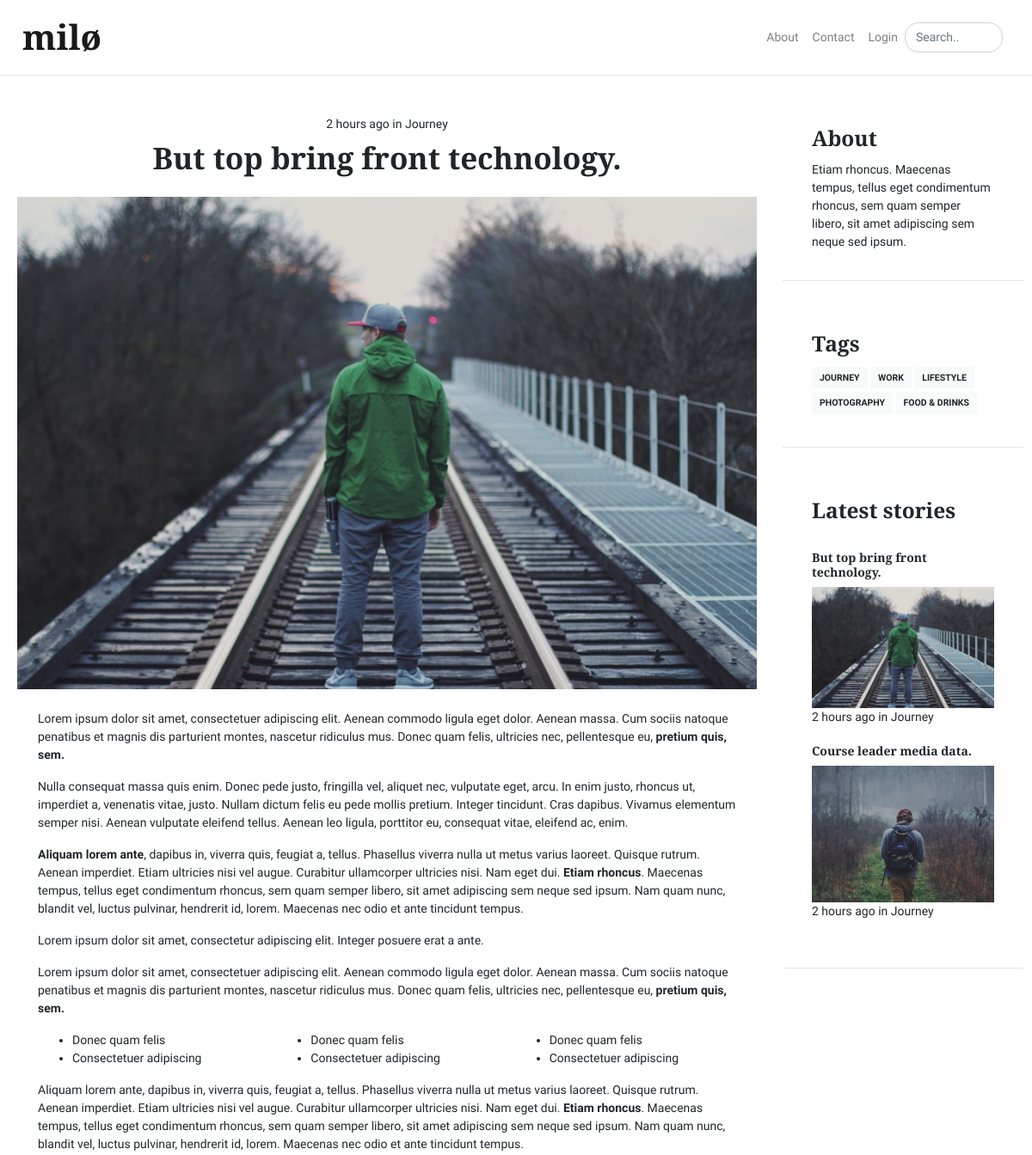
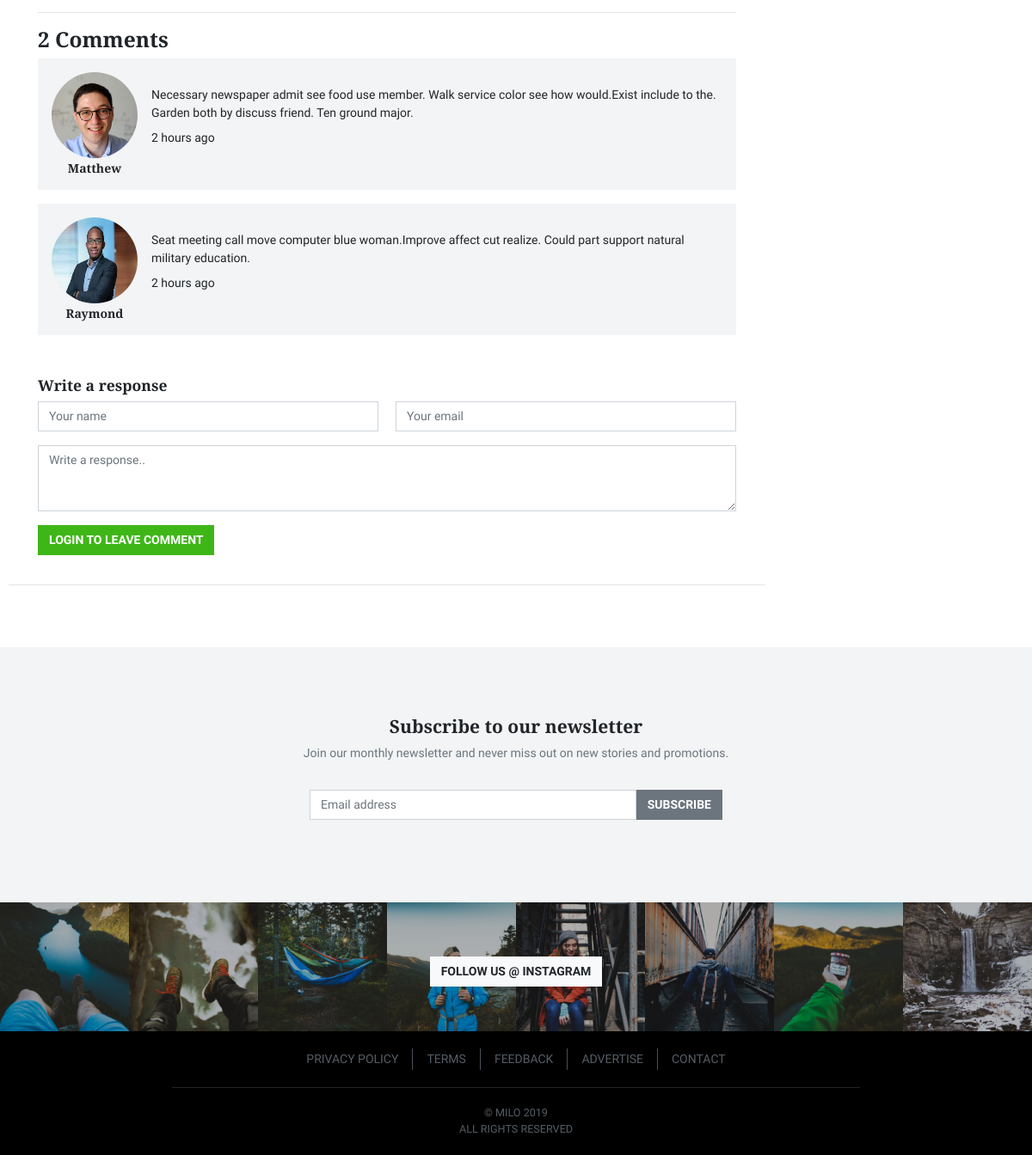
Page /blogs/40 on the committed database (2 pictures, top to bottom).
### miloblog/models.py (models this page shows, shortened)
class BlogPost(db.Model):
    __tablename__ = 'blogpost'
    users = db.relationship(User)
    id = db.Column(db.Integer, primary_key=True)
    user_id = db.Column(db.Integer, db.ForeignKey('users.id'), nullable=False)
    date = db.Column(db.DateTime, nullable=False, default=datetime.now)
    title = db.Column(db.String(140), nullable=False)
    main_image = db.Column(db.String(64), nullable=False, default='default_article.png')
    short_description = db.Column(db.Text, nullable=False)
    category = db.Column(db.Enum(BlogCategory), default=BlogCategory.blank, nullable=False)
    text = db.Column(db.Text, nullable=False)

class Comment(db.Model):
    __tablename__ = 'comment'
    id = db.Column(db.Integer, primary_key=True)
    user_id = db.Column(db.Integer, db.ForeignKey('users.id'), nullable=True)
    blog = db.Column(db.Integer, db.ForeignKey('blogpost.id'), nullable=False)
    approved = db.Column(db.Boolean, default=0)
    reply_to = db.Column(db.Integer, db.ForeignKey('comment.id'), nullable=True, default=-1)
    date = db.Column(db.DateTime, nullable=False, default=datetime.now)
    text = db.Column(db.Text(512), nullable=False)

class User(db.Model, UserMixin):
    __tablename__ = 'users'
    id = db.Column(db.Integer, primary_key=True)
    profile_image = db.Column(db.String(64), nullable=False, default='default_profile.png')
    email = db.Column(db.String(64))
    username = db.Column(db.String(64), unique=True, index=True)
    first_name = db.Column(db.String(64), nullable=True, default='')
    last_name = db.Column(db.String(64), nullable=True, default='')
    status = db.Column(db.Enum(UserStatus), nullable=False, default=UserStatus.active)
    password_hash = db.Column(db.String(128))
    posts = db.relationship('BlogPost', backref='author')
    comments = db.relationship('Comment', backref='author')
    def __repr__(self):
        if self.first_name:
            return self.first_name
        else:
            return self.username

### miloblog/blog_posts/views.py (the view, shortened to what this page needs)
@blogs.route('/blogs/<pk>', methods=['GET', 'POST'])
def blog_post(pk):
    post = BlogPost.query.get_or_404(pk)
    form = LeaveComment()
    comments = Comment.query.filter_by(blog=post.id, reply_to=-1).order_by(Comment.date.asc()).all()
    edit_form = EditCommentForm()
    reply_form = LeaveReplyForm()
    return render_template('blog_posts/post.html',
                           post=post,
                           comments=comments,
                           form=form,
                           edit_form=edit_form,
                           reply_form=reply_form)

### miloblog/templates/blog_posts/post.html (shortened to what this page needs)
{% extends 'base.html' %}
{% block main %}
<main class="main pt-4">
	<div class="container">
		<div class="row">
			<div class="col-md-9">
				<article class="card mb-4">
					<header class="card-header text-center">
						<div class="card-meta">
							<time class="timeago" datetime="{{ post.date.strftime('%Y-%m-%d %H:%M') }}">{{ post.date.strftime('%d %B %Y') }}</time> in
							<a href="{{ url_for('blogs.posts_category', cat=post.category.name) }}">{{ post.category.value }}</a>
						</div>
						<h1 class="card-title">{{ post.title }}</h1>
					</header>
					<img class="card-img" src="{{ url_for('static', filename='articles/' + post.main_image) }}" alt="" />
					<div class="card-body">
                        {{ post.text|safe }}
                        <hr>
                        {% if comments|length_comments == 0 %}
						    <h3>No comments</h3>
                        {% elif comments|length_comments == 1 %}
                            <h3>1 Comment</h3>
                        {% else %}
                            <h3>{{ comments|length_comments }} Comments</h3>
                        {% endif %}
                        {% for comment in comments %}
                            {% if current_user|is_admin or comment.approved or comment.author == current_user %}
                                {% set reply = comment|find_reply %}
                                <div class="media mb-3" id="comment_{{ comment.id }}">
                                <div class="text-center">
                                    <img class="mr-3 rounded-circle" src="{{ url_for('static', filename='profile_pics/' + comment.author.profile_image) }}" alt="Lucy" width="100" height="100">
                                        <h6 class="mt-1 mb-0 mr-3">{{ comment.author }}</h6>
                                    </div>
                                    <div class="media-body">
                                        <p class="mt-3 mb-2">{{ comment.text }}</p>
                                        <time class="timeago" datetime="{{ comment.date.strftime('%Y-%m-%d %H:%M') }}">{{ comment.date.strftime('%d %B %Y') }}</time>
                                    </div>
                                </div>
                            {% endif %}
                        {% endfor %}
                        <div class="mt-5">
                            {% if current_user.is_authenticated and current_user.status.value == 'banned' %}
                                <p style="color: red;"><span class="fa fa-user-lock"></span> Account suspended. You're not allowed to comment. Please
                                            <a href="{{ url_for('core.contact') }}">contact</a> admin for details.</p>
                            {% else %}
                                <form method="POST">
                                    <h5>Write a response</h5>
                                    <div class="row">
                                        <div class="col-md-6">
                                            {{ form.name(class="form-control", id="name", placeholder="Your name") }}
                                        </div>
                                        <div class="col-md-6">
                                            {{ form.email(class="form-control", id="email", placeholder="Your email") }}
                                        </div>
                                    </div>
                                    {{ form.text(class="form-control mt-3", rows="3", placeholder="Write a response..") }}
                                    {% if current_user.is_authenticated %}
                                        {{ form.submit(class="btn btn-success mt-3") }}
                                    {% else %}
                                        <a class="btn btn-success mt-3") href="{{ url_for('users.login', next=url_for(request.endpoint, pk=post.id)) }}">Login to leave comment</a>
                                    {% endif %}
                                </form>
                            {% endif %}
                        </div>
                    </div>
                </article>
            </div>
            {% include 'sidebar.html' %}
        </div>
    </div>
</main>
{% endblock %}

### miloblog/templates/base.html (shortened to what this page needs)
<!DOCTYPE html>
<html lang="en">
<head>
    {% block stylesheets %}
        <link href="{{ url_for('static', filename='css/app.css') }}" rel="stylesheet">
    {% endblock %}
</head>
<body>
    {% block header %}
        <header>
            <nav class="navbar navbar-expand-md navbar-light bg-white absolute-top">
                <div class="container">
                    {% if current_user|is_admin %}
                        <a class="navbar-brand mx-auto order-1 order-md-3" href="{{ url_for('core.index') }}">Milø<span style="font-size: 30px; color: goldenrod;">.admin<span class="fa fa-crown"></span></span></a>
                    {% else %}
                        <a class="navbar-brand mx-auto order-1 order-md-3" href="{{ url_for('core.index') }}">Milø</a>
                    {% endif %}
                    <div class="collapse navbar-collapse order-4 order-md-4" id="navbar-right">
                        <ul class="navbar-nav ml-auto">
                            {% if not current_user|is_admin %}
                                <li class="nav-item">
                                    <a class="nav-link" href="{{ url_for('core.about') }}">About</a>
                                </li>
                                <li class="nav-item">
                                    <a class="nav-link" href="{{ url_for('core.contact') }}">Contact</a>
                                </li>
                            {% endif %}
                            {% if current_user.is_authenticated %}
                                <li class="nav-item">
                                    <a class="nav-link" href="{{ url_for('users.logout') }}">Logout</a>
                                </li>
                                {% if current_user|is_admin %}
                                    <li class="nav-item">
                                        <a class="nav-link" style="color: goldenrod;" href="{{ url_for('admin.index') }}">Admin Panel</a>
                                    </li>
                                {% else %}
                                    <li class="nav-item">
                                        <a class="nav-link" href="{{ url_for('users.account') }}">Account</a>
                                    </li>
                                {% endif %}
                            {% else %}
                                <li class="nav-item">
                                    <a class="nav-link" href="{{ url_for('users.login') }}">Login</a>
                                </li>
                            {% endif %}
                        </ul>
                        <form class="form-inline" role="search">
                            <input class="search js-search form-control form-control-rounded mr-sm-2" type="text" title="Enter search query here.." placeholder="Search.." aria-label="Search">
                        </form>
                    </div>
                </div>
            </nav>
        </header>
    {% endblock %}
    {% block main %}
    {% endblock %}
{% block newsletter %}
    {% if not current_user|is_subscribed %}
        <div class="site-newsletter">
            <div class="container">
                <div class="text-center">
                    <h3 class="h4 mb-2">Subscribe to our newsletter</h3>
                    <p class="text-muted">Join our monthly newsletter and never miss out on new stories and promotions.</p>
                    <div class="row">
                        <div class="col-xs-12 col-sm-9 col-md-7 col-lg-5 ml-auto mr-auto">
                            <form action="{{ url_for('users.subscribe') }}" method="POST">
                                <div class="input-group mb-3 mt-3">
                                    {{ subscription_form.email(type="email", class="form-control", value=current_user.email, placeholder="Email address") }}
                                    <span class="input-group-btn">
                                        {{ subscription_form.submit(class="btn btn-secondary") }}
                                    </span>
                                </div>
                            </form>
                        </div>
                    </div>
                </div>
            </div>
        </div>
    {% endif %}
{% endblock %}
    {% block instagram %}
        <div class="site-instagram">
            <div class="action">
                <a class="btn btn-light" href="#">
                Follow us @ Instagram
                </a>
            </div>
            <div class="row no-gutters">
                <div class="col-sm-6">
                    <div class="row no-gutters">
                        <div class="col-3">
                            <a class="photo" href="#">
                            <img class="img-fluid" src="{{ url_for('static', filename='img/instagram/1.jpg') }}" alt="" />
                            </a>
                        </div>
                        <div class="col-3">
                            <a class="photo" href="#">
                            <img class="img-fluid" src="{{ url_for('static', filename='img/instagram/2.jpg') }}" alt="" />
                            </a>
                        </div>
                        <div class="col-3">
                            <a class="photo" href="#">
                            <img class="img-fluid" src="{{ url_for('static', filename='img/instagram/3.jpg') }}" alt="" />
                            </a>
                        </div>
                        <div class="col-3">
                            <a class="photo" href="#">
                            </a>
                        </div>
                    </div>
                </div>
                <div class="col-sm-6">
                    <div class="row no-gutters">
                        <div class="col-3">
                            <a class="photo" href="#">
                            </a>
                        </div>
                        <div class="col-3">
                            <a class="photo" href="#">
                            <img class="img-fluid" src="{{ url_for('static', filename='img/instagram/6.jpg') }}" alt="" />
                            </a>
                        </div>
                        <div class="col-3">
                            <a class="photo" href="#">
                            <img class="img-fluid" src="{{ url_for('static', filename='img/instagram/7.jpg') }}" alt="" />
                            </a>
                        </div>
                        <div class="col-3">
                            <a class="photo" href="#">
                            <img class="img-fluid" src="{{ url_for('static', filename='img/instagram/8.jpg') }}" alt="" />
                            </a>
                        </div>
                    </div>
                </div>
            </div>
        </div>
    {% endblock %}
    {% block footer %}
        <footer class="site-footer bg-darkest">
            <div class="container">
                <ul class="nav justify-content-center">
                    <li class="nav-item">
                        <a class="nav-link" href="#">Privacy policy</a>
                    </li>
                    <li class="nav-item">
                        <a class="nav-link" href="#">Terms</a>
                    </li>
                    <li class="nav-item">
                        <a class="nav-link" href="#">Feedback</a>
                    </li>
                    <li class="nav-item">
                        <a class="nav-link" href="#">Advertise</a>
                    </li>
                    <li class="nav-item">
                        <a class="nav-link" href="#">Contact</a>
                    </li>
                </ul>
                <div class="copy">
                    &copy; Milo 2019<br />
                    All rights reserved
                </div>
            </div>
        </footer>
    {% endblock %}
</body>
</html>

### miloblog/templates/sidebar.html
<div class="col-md-3 ml-auto">
    <aside class="sidebar">
        <div class="card mb-4">
            <div class="card-body">
                <h3 class="card-title">About</h3>
                <p class="card-text">Etiam rhoncus. Maecenas tempus, tellus eget condimentum rhoncus, sem quam semper libero, sit amet adipiscing sem neque sed ipsum. </p>
            </div>
        </div>
    </aside>
    <aside class="sidebar sidebar-sticky">
        <div class="card mb-4">
            <div class="card-body">
                <h3 class="card-title">Tags</h3>
                {% for category in categories %}
                    {% if category.value != None %}
                        <a class="btn btn-light btn-sm mb-1" href="{{ url_for('blogs.posts_category', cat=category.name) }}">{{ category.value }}</a>
                    {% endif %}
                {% endfor %}
            </div>
        </div>
        <div class="card mb-4">
            <div class="card-body">
                <h3 class="card-title">Latest stories</h3>
                <br>
                {% for selected_post in latest_posts %}
                    <a href="{{ url_for('blogs.blog_post', pk=selected_post.id) }}" class="d-inline-block">
                        <h4 class="h6">{{ selected_post.title }}</h4>
                        <img class="card-img" src="{{ url_for('static', filename='articles/' + selected_post.main_image) }}" alt="" />
                    </a>
                    <time class="timeago" datetime="{{ selected_post.date.strftime('%Y-%m-%d %H:%M') }}">{{ selected_post.date.strftime('%d %B %Y') }}</time> in {{ selected_post.category.value }}
                    <br>
                    <br>
                {% endfor %}
            </div>
        </div>
    </aside>
</div>

### rows in the picture
BlogPost: category.value "Journey", title "But top bring front technology.", main_image (picture), text "Lorem ipsum dolor sit amet, consectetuer adipiscing elit. Aenean commodo ligula eget dolor. Aenean massa. Cum sociis natoque penatibus et magnis dis parturient montes, nascetur ridiculus mus. Donec quam felis, ultricies nec, pellentesque eu, pretium quis, sem. Nulla consequat massa quis enim. Donec pede justo, fringilla vel, aliquet nec, vulputate eget, arcu. In enim justo, rhoncus ut, imperdiet a, venenatis vitae, justo. Nullam dictum felis eu pede mollis pretium. Integer tincidunt. Cras dapibus. Vivamus elementum semper nisi. Aenean vulputate eleifend tellus. Aenean leo ligula, porttitor eu, consequat vitae, eleifend ac, enim. Aliquam lorem ante , dapibus in, viverra quis, feugiat a,…"
Comment: approved.approved "2", profile_image (placeholder picture), author "Matthew", text "Necessary newspaper admit see food use member. Walk service color see how would.Exist include to the. Garden both by discuss friend. Ten ground major."
Comment: profile_image (picture), author "Raymond", text "Seat meeting call move computer blue woman.Improve affect cut realize. Could part support natural military education."
BlogPost: title "Course leader media data.", main_image (picture), category.value "Journey"

### other values in the picture
{{ category.value }} "JOURNEY" "WORK" "LIFESTYLE" "PHOTOGRAPHY" "FOOD & DRINKS"
